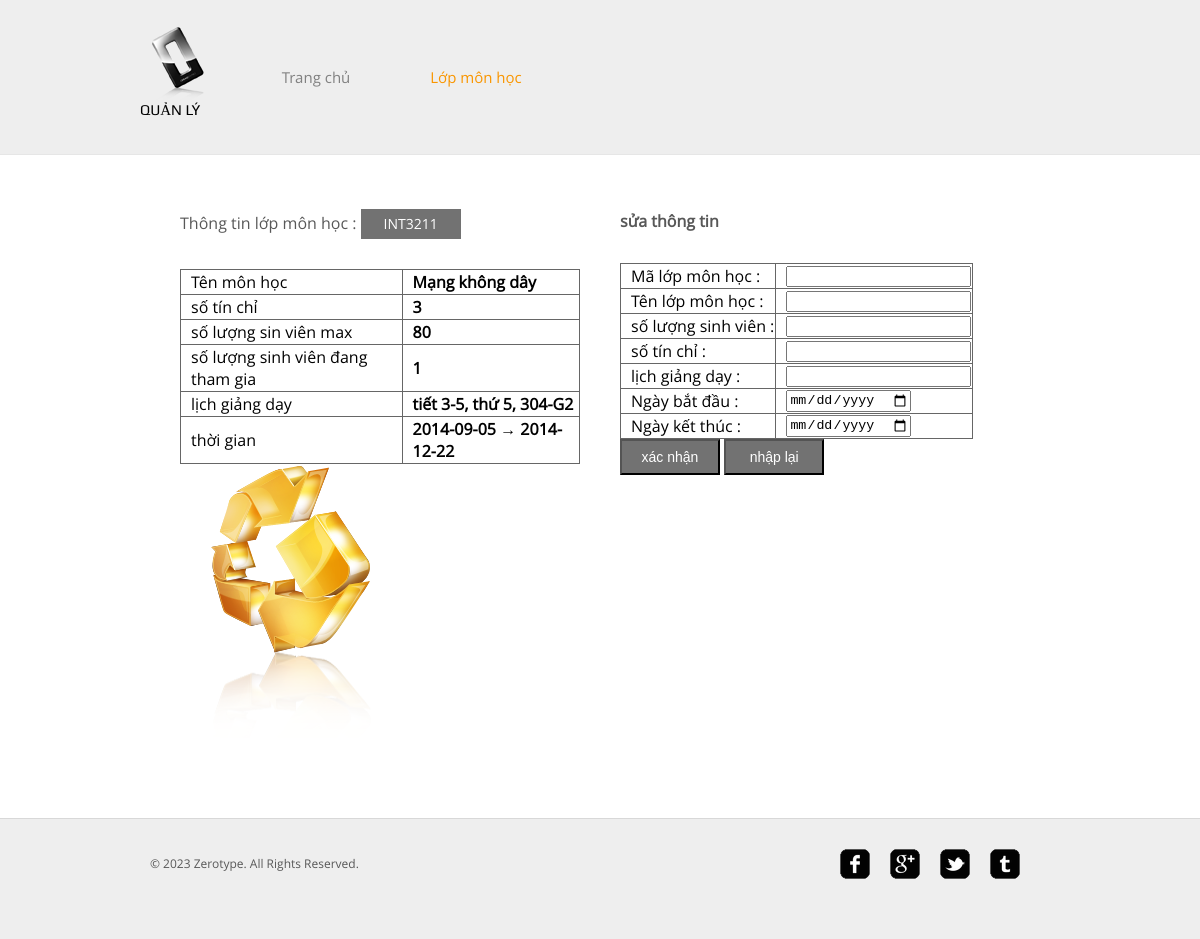
Page /zerotype_x/sualopmonhoc.php?ip_mh=INT3211 on the committed database.
### tables this page shows
CREATE TABLE IF NOT EXISTS `monhoc` (
  `MaLop` varchar(20) NOT NULL,
  `Ten` varchar(100) NOT NULL,
  `soluongsinhvien` int(200) NOT NULL,
  `sotinchi` int(50) NOT NULL,
  `slsvthamgia` int(200) NOT NULL,
  `lichday` varchar(100) NOT NULL,
  `begin_date` date NOT NULL,
  `end_date` date NOT NULL,
  PRIMARY KEY (`MaLop`)
);

### zerotype_x/sualopmonhoc.php (the view, shortened to what this page needs)
<!DOCTYPE html PUBLIC "-//W3C//DTD XHTML 1.0 Transitional//EN" "http://www.w3.org/TR/xhtml1/DTD/xhtml1-transitional.dtd">
<html xmlns="http://www.w3.org/1999/xhtml">
<head>
	<link rel="stylesheet" href="css/style.css" type="text/css">
</head>
<body>
	<div id="header">
		<div>
			<div class="logo">
				<a href="index.php">Quản lý</a>
			</div>
			<ul id="navigation">
				<li >
					<a href="index.php">Trang chủ</a>
				</li>
				<li class="active">
					<?php echo "<a href='object.php?ip_mh=$_GET[ip_mh]'>Lớp môn học</a>";?>
				</li>
			</ul>
		</div>
	</div>
	<div id="contents">
		<div id="tagline" class="clearfix">
			<div>
            <p>Thông tin lớp môn học : <?php echo "<a href='object.php?ip_mh=$_GET[ip_mh]' class='more'>$_GET[ip_mh] </a>"; ?></p>
				<table border="1" id="table">
					<?php
						$sql="select * from  monhoc where Malop='$_GET[ip_mh]'";
						$query=mysql_query($sql);
							 while($row=mysql_fetch_array($query))
								{
									echo "<tr>
											<td>Tên môn học</td>
											<td><b>$row[Ten]</b></td>
											</tr>
											<tr>
											<td>số tín chỉ</td>
											<td><b>$row[sotinchi]</b></td>
											</tr>
											<tr>
											<td>số lượng sin viên max</td>
											<td><b>$row[soluongsinhvien]</b></td>
											</tr>
											<tr>
											<td>số lượng sinh viên đang tham gia</td>
											<td><b>$row[slsvthamgia]</b></td>
											</tr>
											<tr>
											<td>lịch giảng dạy</td>
											<td><b>$row[lichday]</b></td>
											</tr>
											<tr>
											<td>thời gian</td>
											<td><b>$row[begin_date] &rarr; $row[end_date] </b></td>
											</tr>";
								}
					?>
				</table>
                <img src="images/recycle.png" alt="Img">
			</div>
			<div>
				<p> <strong>sửa thông tin</strong></p>
				<form method="post" <?php echo "action='sualopmonhoc_0.php?ip_mh=$_GET[ip_mh]'"; ?> id="taolopmonhoc">
                <table border="1" id="table">
					<tr>
						<td><lable> Mã lớp môn học : </lable></td>
						<td><input id="Malop" name="Malop" type="text"  /></td>
					</tr>
					<tr>
						<td><lable> Tên lớp môn học : </lable></td>
						<td><input id="Ten" name="Ten" type="text"  /></td>
					</tr>
					<tr>
						<td><lable> số lượng sinh viên : </lable></td>
						<td><input id="soluongsinhvien" name="soluongsinhvien" type="number"  /></td>
					</tr>
					<tr>
						<td><lable> số tín chỉ : </lable></td>
						<td><input id="sotinchi" name="sotinchi" type="number"  /></td>
					</tr>
					<tr>
						<td><lable> lịch giảng dạy : </lable></td>
						<td><input id="lichday" name="lichday" type="text"  /></td>
					</tr>
					<tr>
						<td><lable> Ngày bắt đầu : </lable></td>
						<td><input id="begin_date" name="begin_date" type="date"  /></td>
					</tr>
					<tr>
						<td><lable> Ngày kết thúc : </lable></td>
						<td><input id="end_date" name="end_date" type="date"  /></td>
                     </table>
					<p>
                            <input type="submit" id="submit" name="submit" class="more" value="xác nhận" />
                            <input type="reset" id="reset" name="reset" class="more" value="nhập lại" />
                     </p>
				</form>
			</div>
		</div>
	</div>
	<div id="footer">
		<div class="clearfix">
			<div id="connect">
				<a href="http://freewebsitetemplates.com/go/facebook/" target="_blank" class="facebook"></a><a href="http://freewebsitetemplates.com/go/googleplus/" target="_blank" class="googleplus"></a><a href="http://freewebsitetemplates.com/go/twitter/" target="_blank" class="twitter"></a><a href="http://www.freewebsitetemplates.com/misc/contact/" target="_blank" class="tumbler"></a>
			</div>
			<p>
				© 2023 Zerotype. All Rights Reserved.
			</p>
		</div>
	</div>
</body>
</html>

### zerotype_x/css/style.css (style rules this page uses)
body { background-color: #fff; font-family: 'OpenSans'; margin: 0; }
img { border: 0; }
.clearfix:after, #contents:after { clear:both; content:""; display:block; height:1%; line-height:0; visibility:hidden; }
#header { background-color: #eee; border-bottom: 1px solid #e6e6e6; padding: 27px 0; }
#header > div, #footer > div { width: 920px; margin: 0 auto; padding: 0 20px; }
#header .logo { float: left; margin-right: 20px; }
#header .logo a { background: url(../images/logo.png) no-repeat center top; color: #000; display: block; font: 15px/30px 'Play'; height: 20px; width: 76px; padding-top: 68px; text-decoration: none; text-transform: uppercase; }
#navigation { display: inline-block; list-style: none; line-height: 100px; margin: 0; padding: 0; }
#navigation li { float: left; width: 160px; text-align: center; }
#navigation li a { color: #818181; font-size: 15px; line-height: 30px; text-decoration: none; }
#navigation li.active a { color: #f99600; }
#contents { min-height: 510px; width: 880px; margin: 0 auto; padding: 54px 40px; }
p { color: #585858; font-size: 16px; line-height: 24px; margin: 0 0 30px; }
p a { color: #585858; }
#tagline > div { float: left; width: 400px; margin: 0 20px; }
.more { background-color: #727272; color: #fff; display: inline-block; font-size: 14px; line-height: 30px; width: 100px; text-align: center; text-decoration: none; }
#footer { background-color: #eee; border-top: 1px solid #d8d8d8; padding: 30px 0; }
#footer p { font-size: 12px; line-height: 30px; padding-left: 10px; }
#connect { float: right; display: inline-block; margin-right: 30px; }
#connect a { background: url(../images/icons.png) no-repeat; display: inline-block; height: 30px; width: 30px; margin: 0 10px; }
#connect a.googleplus { background-position: 0 -40px; }
#connect a.twitter { background-position: 0 -80px; }
#connect a.tumbler { background-position: 0 -120px; }
#table { border-color:#666; border-width:thin; border-collapse:collapse; }
#table tr { border:1px solid:#990; }
#table td { padding-left:10px; }

### rows in the picture
monhoc: Ten "Mạng không dây", sotinchi "3", soluongsinhvien "80", slsvthamgia "1", lichday "tiết 3-5, thứ 5, 304-G2", begin_date "2014-09-05", end_date "2014-12-22"

### other values in the picture
$_GET[ip_mh] "INT3211"
